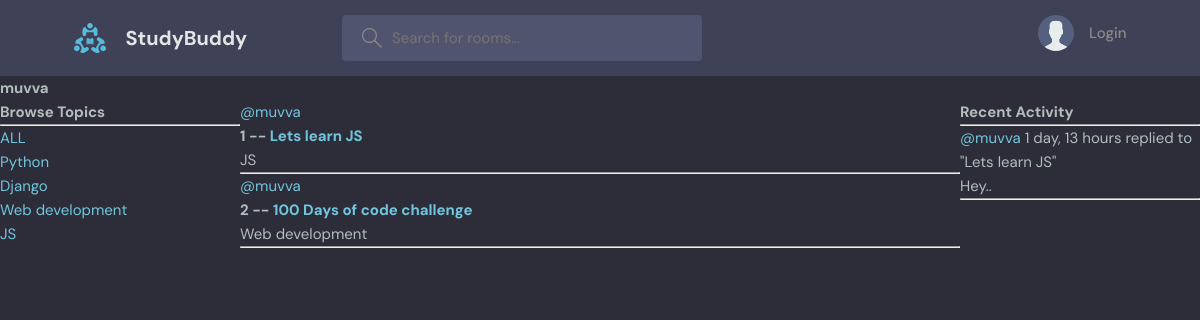
Page /profile/1/ on the committed database.
### base/models.py (models this page shows, shortened)
class Topic(models.Model):
    name = models.CharField(max_length=200)

class Room(models.Model):
    host = models.ForeignKey(User,on_delete=models.SET_NULL, null=True)
    topic = models.ForeignKey(Topic,on_delete=models.SET_NULL, null=True)
    name = models.CharField(max_length=200)
    description = models.TextField(null=True, blank=True)
    participants = models.ManyToManyField(User, related_name='participants', blank=True) # ManyToManyField --> Many users can join a room
    updated = models.DateTimeField(auto_now=True) #auto_now --> Time stamp at every time we add
    created = models.DateTimeField(auto_now_add=True) #auto_now_add --> Time stamp at the time of creation only
    class Meta:
        ordering = ['-updated', '-created']
    def __str__(self):
        return self.name

class Message(models.Model):
    user = models.ForeignKey(User, on_delete=models.CASCADE)
    room = models.ForeignKey(Room,on_delete=models.CASCADE) # SET_NULL --> If parent is deleted, then it will be set as Null, Cascade --> Delete
    body = models.TextField()
    updated = models.DateTimeField(auto_now=True) #auto_now --> Time stamp at every time we add
    created = models.DateTimeField(auto_now_add=True) #auto_now_add --> Time stamp at the time of creation only
    class Meta:
        ordering = ['-updated', '-created']
    def __str__(self):
        return self.body[0:50]

### base/views.py (the view)
# urls.py: path('profile/<str:pk>/', views.userProfile, name='user-profile'),
def userProfile(request,pk):
    user = User.objects.get(id=pk)
    rooms = user.room_set.all()  # Get all rooms created by the user
    room_messages = user.message_set.all()  # Get all messages created by the user
    topics = Topic.objects.all()
    context = {'user':user, 'rooms':rooms, 'room_messages':room_messages, 'topics':topics}
    return render(request, 'base/profile.html',context)

### base/templates/base/profile.html (shortened to what this page needs)
{% extends 'main.html' %}
{% block content %}
<h1>{{user.username}}</h1>
<div class = "profile-container">
    <div>
        {% include 'base/topics_component.html' %}
    </div>
    <div>
        {% include 'base/feed_component.html' %}
    </div>
    <div>
        {% include 'base/activity_component.html' %}
    </div>
</div>
{% endblock content %}

### base/templates/base/topics_component.html
<h3>Browse Topics</h3>
        <hr>
        <div>
            <a href = "{% url 'home' %}">ALL</a>
        </div>
        {% for topic in topics %}
            <div>
                <a href = "{% url 'home' %}?q={{topic.name}}">{{topic.name}}</a>
            </div>
        {% endfor %}

### base/templates/base/feed_component.html (shortened to what this page needs)
<div>{% for room in rooms %}
    <div>
        <a href = "{% url 'user-profile' room.host.id %}">@{{room.host.username}}</a>
        <h5>{{room.id}} -- <a href = "{% url 'room' room.id %}">{{room.name}}</a></h5>
        <small>{{room.topic.name}}</small>
        <hr>
    </div>
    {% endfor %}
</div>

### base/templates/base/activity_component.html (shortened to what this page needs)
<h3>Recent Activity</h3>
        <hr>
        {% for message in room_messages %}
            <div>
                <small><a href = "{% url 'user-profile' message.user.id %}">@{{message.user}}</a> {{message.created|timesince}}</small>
                <small>replied to "{{message.room}}"</small>
                <p>{{message}}</p>
                <hr>
            </div>
        {% endfor %}

### static/styles/style.css (style rules this page uses)
:root { --color-main: #71c6dd; --color-main-light: #e1f6fb; --color-dark: #3f4156; --color-dark-medium: #51546e; --color-dark-light: #696d97; --color-light: #e5e5e5; --color-gray: #8b8b8b; --color-light-gray: #b2bdbd; --color-bg: #2d2d39; --color-success: #5dd693; --color-error: #fc4b0b; }
* { font-family: "DM Sans", -apple-system, BlinkMacSystemFont, "Segoe UI", Roboto, Oxygen, Ubuntu, Cantarell, "Open Sans", "Helvetica Neue", sans-serif; margin: 0; padding: 0; box-sizing: border-box; text-rendering: optimizeLegibility; font-size: inherit; }
html { font-size: 56.25%; }
@media only screen and (min-width: 1200px) { html { font-size: 62.5%; } }
body { line-height: 1.6; font-weight: 400; font-size: 1.5rem; color: var(--color-light-gray); background-color: var(--color-bg); min-height: 100vh; }
a { display: inline-block; color: var(--color-main); text-decoration: none; }

### base/templates/base/profile.html (style rules this page uses)
.profile-container { display : grid; grid-template-columns: 1fr 3fr 1fr; }

### rows in the picture
Topic: name "Python"
Topic: name "Django"
Topic: name "Web development"
Topic: name "JS"
Room: host.username "muvva", id "1", name "Lets learn JS", topic.name "JS"
Room: host.username "muvva", id "2", name "100 Days of code challenge", topic.name "Web development"
Message: user "muvva", created "1 day, 13 hours", room "Lets learn JS", body "Hey.."

### other values in the picture
{{ user.username }} "muvva"
